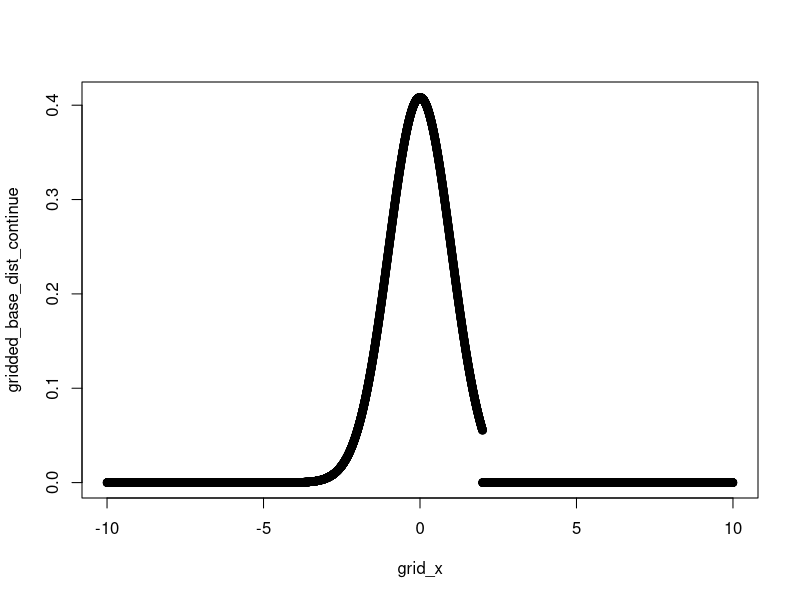
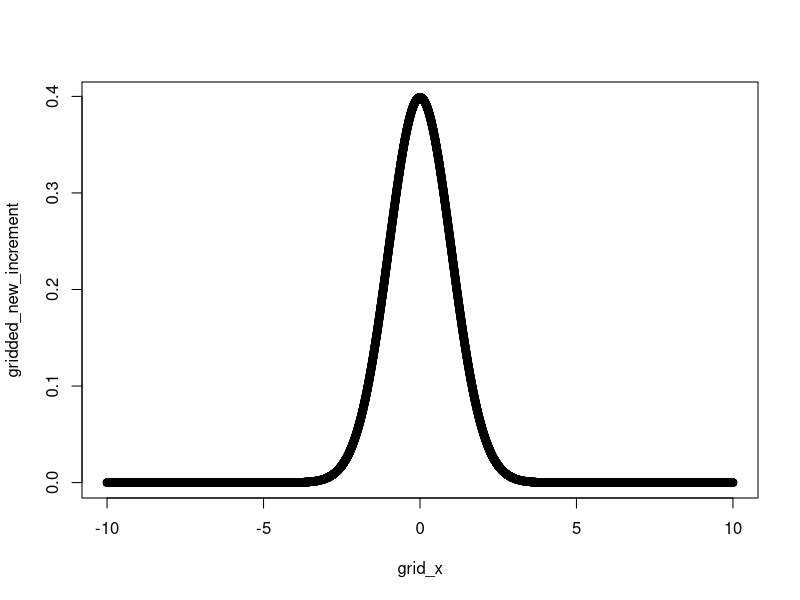
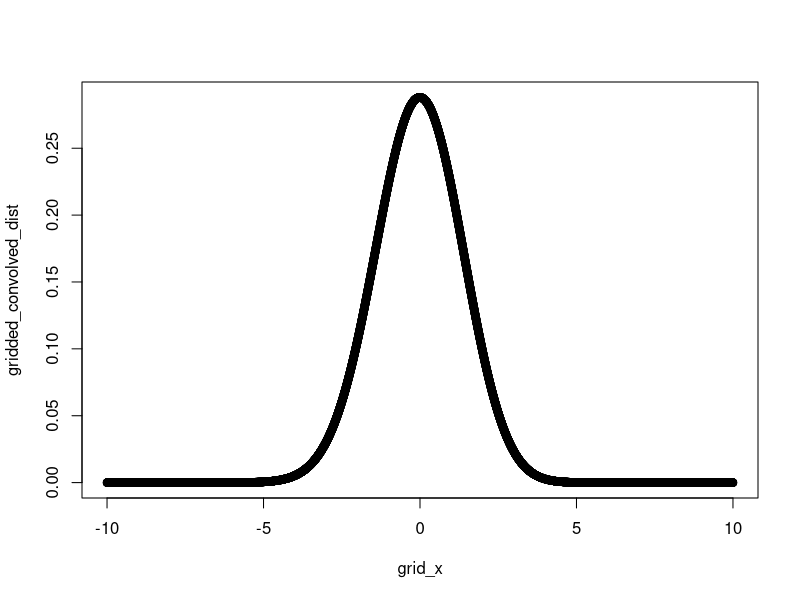
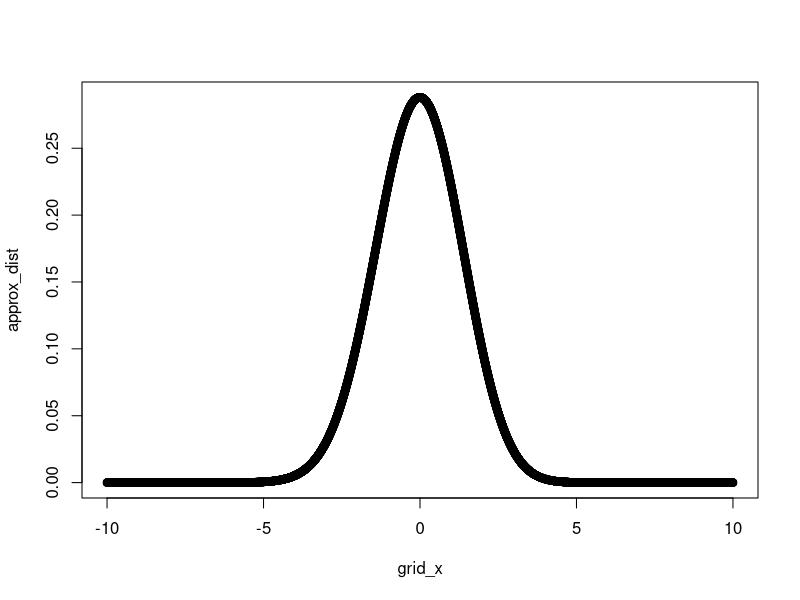
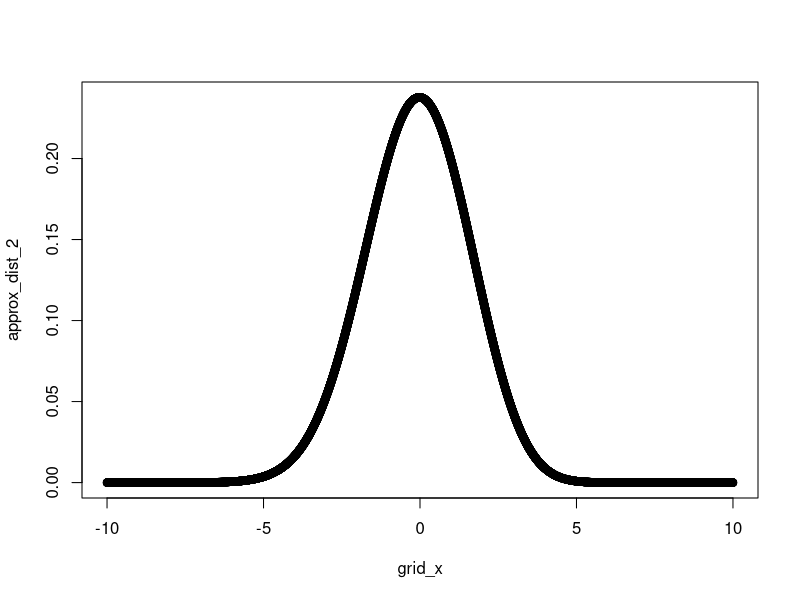

Write the R code that produced these figures, in order.
## In what follows I am assuming the effect-size is 0!
### This would have to be modified for constructing confidence intervals


## Defining the grid on which we want to evaluate the densities
lower = -10
upper = 10
l.out = 10000
grid_x <- seq(from = lower, to = upper, length.out = l.out)
delta = (upper - lower)/l.out

### This should be the cutoff for significance from the first block (on the score scale I believe)
### (It shouldn't be 2! It should be a bit bigger, depending on our design, I just threw in 2 because it seemed semi-reasonable)
cutoff <- 2

### Here we set up the truncated distribution of the statistic from the first block.
### I standardize it (to make it a dist), though that is actually not necessary
### For future blocks this will change!
gridded_base_dist <- dnorm(grid_x)
gridded_base_dist_continue <- gridded_base_dist
gridded_base_dist_continue[which(grid_x >= cutoff)] <- 0
gridded_base_dist_continue <- gridded_base_dist_continue / (sum(gridded_base_dist_continue)*delta)

### This is the distribution of the new increment
### I believe I am implicitly doing things on the score scale for equally sized blocks
### Otherwise I should probably modify the SD below
gridded_new_increment <- dnorm(grid_x)

### Here I convolve the two distributions
### The convolve function in R is quite fast and nice!
### but it flips things in a funny way (so I flip it back)
est_flipped <- convolve(gridded_base_dist_continue, 
                        gridded_new_increment)  * delta
gridded_convolved_dist <- est_flipped[c(ceiling(length(grid_x)/2):length(grid_x),
                               1:(ceiling(length(grid_x)/2)-1))]


plot(grid_x, gridded_base_dist_continue) ## the dist of the statistic at the previous stage
plot(grid_x, gridded_new_increment) ## the dist of the new increment
plot(grid_x, gridded_convolved_dist) ## the dist of the sum
sum(gridded_convolved_dist)*delta ## checking to make sure this is a dist

## doing this in function form

recursive_integ <- function(gridded_base_dist,
                            gridded_new_increment,
                            delta, 
                            cutoff){
  gridded_base_dist_continue <- gridded_base_dist
  gridded_base_dist_continue[which(grid_x >= cutoff)] <- 0
  gridded_base_dist_continue <- gridded_base_dist_continue / (sum(gridded_base_dist_continue)*delta)
  
  est_flipped <- convolve(gridded_base_dist_continue, 
                          gridded_new_increment)  * delta
  gridded_convolved_dist <- est_flipped[c(ceiling(length(grid_x)/2):length(grid_x),
                                          1:(ceiling(length(grid_x)/2)-1))]
  return(gridded_convolved_dist)
}

## Testing the function version

approx_dist <-recursive_integ(gridded_base_dist,
                              gridded_new_increment,
                              delta, 
                              cutoff)
plot(grid_x,approx_dist)

## We can also do this again with the output for the second stage to get the sampling distribution for the 3rd
## I suspect I'm doing the cutoff wrong (trying to convert from the score scale to the likelihood ratio scale)

cutoff_2 <- cutoff*sqrt(2)

gridded_base_dist_2 <- approx_dist

approx_dist_2 <-recursive_integ(gridded_base_dist_2,
                              gridded_new_increment,
                              delta, 
                              cutoff_2)
plot(grid_x,approx_dist_2)
